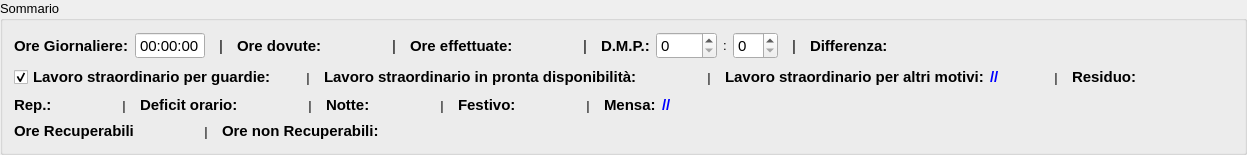
         <widget class="QGroupBox" name="groupBox_9">
          <property name="minimumSize">
           <size>
            <width>0</width>
            <height>0</height>
           </size>
          </property>
          <property name="font">
           <font>
            <pointsize>10</pointsize>
           </font>
          </property>
          <property name="title">
           <string>Sommario</string>
          </property>
          <layout class="QVBoxLayout" name="verticalLayout_7">
           <item>
            <layout class="QHBoxLayout" name="horizontalLayout_15">
             <item>
              <widget class="QLabel" name="label_60">
               <property name="font">
                <font>
                 <pointsize>11</pointsize>
                 <weight>75</weight>
                 <bold>true</bold>
                </font>
               </property>
               <property name="text">
                <string>Ore Giornaliere:</string>
               </property>
              </widget>
             </item>
             <item>
              <widget class="QTimeEdit" name="orarioGiornalieroEdit">
               <property name="font">
                <font>
                 <pointsize>11</pointsize>
                </font>
               </property>
               <property name="alignment">
                <set>Qt::AlignCenter</set>
               </property>
               <property name="buttonSymbols">
                <enum>QAbstractSpinBox::NoButtons</enum>
               </property>
              </widget>
             </item>
             <item>
              <widget class="QLabel" name="label_61">
               <property name="minimumSize">
                <size>
                 <width>20</width>
                 <height>0</height>
                </size>
               </property>
               <property name="font">
                <font>
                 <pointsize>11</pointsize>
                </font>
               </property>
               <property name="text">
                <string>|</string>
               </property>
               <property name="alignment">
                <set>Qt::AlignCenter</set>
               </property>
              </widget>
             </item>
             <item>
              <widget class="QLabel" name="label_27">
               <property name="font">
                <font>
                 <pointsize>11</pointsize>
                 <weight>75</weight>
                 <bold>true</bold>
                </font>
               </property>
               <property name="text">
                <string>Ore dovute:</string>
               </property>
              </widget>
             </item>
             <item>
              <widget class="QLabel" name="oreDovuteLabel">
               <property name="minimumSize">
                <size>
                 <width>50</width>
                 <height>0</height>
                </size>
               </property>
               <property name="font">
                <font>
                 <pointsize>11</pointsize>
                </font>
               </property>
               <property name="text">
                <string/>
               </property>
              </widget>
             </item>
             <item>
              <widget class="QLabel" name="label_31">
               <property name="minimumSize">
                <size>
                 <width>20</width>
                 <height>0</height>
                </size>
               </property>
               <property name="font">
                <font>
                 <pointsize>11</pointsize>
                </font>
               </property>
               <property name="text">
                <string>|</string>
               </property>
               <property name="alignment">
                <set>Qt::AlignCenter</set>
               </property>
              </widget>
             </item>
             <item>
              <widget class="QLabel" name="label_28">
               <property name="font">
                <font>
                 <pointsize>11</pointsize>
                 <weight>75</weight>
                 <bold>true</bold>
                </font>
               </property>
               <property name="text">
                <string>Ore effettuate:</string>
               </property>
              </widget>
             </item>
             <item>
              <widget class="QLabel" name="oreEffettuateLabel">
               <property name="minimumSize">
                <size>
                 <width>50</width>
                 <height>0</height>
                </size>
               </property>
               <property name="font">
                <font>
                 <pointsize>11</pointsize>
                </font>
               </property>
               <property name="text">
                <string/>
               </property>
              </widget>
             </item>
             <item>
              <widget class="QLabel" name="label_63">
               <property name="minimumSize">
                <size>
                 <width>20</width>
                 <height>0</height>
                </size>
               </property>
               <property name="font">
                <font>
                 <pointsize>11</pointsize>
                </font>
               </property>
               <property name="text">
                <string>|</string>
               </property>
               <property name="alignment">
                <set>Qt::AlignCenter</set>
               </property>
              </widget>
             </item>
             <item>
              <widget class="QLabel" name="label_29">
               <property name="font">
                <font>
                 <pointsize>11</pointsize>
                 <weight>75</weight>
                 <bold>true</bold>
                </font>
               </property>
               <property name="text">
                <string>D.M.P.:</string>
               </property>
              </widget>
             </item>
             <item>
              <widget class="TwoDigitsSpinBox" name="dmpHoursEdit">
               <property name="font">
                <font>
                 <pointsize>11</pointsize>
                </font>
               </property>
               <property name="maximum">
                <number>9999</number>
               </property>
              </widget>
             </item>
             <item>
              <widget class="QLabel" name="label_15">
               <property name="text">
                <string>:</string>
               </property>
              </widget>
             </item>
             <item>
              <widget class="TwoDigitsSpinBox" name="dmpMinsEdit">
               <property name="font">
                <font>
                 <pointsize>11</pointsize>
                </font>
               </property>
               <property name="maximum">
                <number>59</number>
               </property>
              </widget>
             </item>
             <item>
              <widget class="QLabel" name="label_33">
               <property name="minimumSize">
                <size>
                 <width>20</width>
                 <height>0</height>
                </size>
               </property>
               <property name="font">
                <font>
                 <pointsize>11</pointsize>
                </font>
               </property>
               <property name="text">
                <string>|</string>
               </property>
               <property name="alignment">
                <set>Qt::AlignCenter</set>
               </property>
              </widget>
             </item>
             <item>
              <widget class="QLabel" name="label_30">
               <property name="font">
                <font>
                 <pointsize>11</pointsize>
                 <weight>75</weight>
                 <bold>true</bold>
                </font>
               </property>
               <property name="text">
                <string>Differenza:</string>
               </property>
              </widget>
             </item>
             <item>
              <widget class="QLabel" name="oreDifferenzaLabel">
               <property name="font">
                <font>
                 <pointsize>11</pointsize>
                 <weight>75</weight>
                 <bold>true</bold>
                </font>
               </property>
               <property name="text">
                <string/>
               </property>
              </widget>
             </item>
             <item>
              <spacer name="horizontalSpacer_11">
               <property name="orientation">
                <enum>Qt::Horizontal</enum>
               </property>
               <property name="sizeHint" stdset="0">
                <size>
                 <width>40</width>
                 <height>20</height>
                </size>
               </property>
              </spacer>
             </item>
            </layout>
           </item>
           <item>
            <layout class="QHBoxLayout" name="horizontalLayout_16">
             <item>
              <widget class="QCheckBox" name="pagaStrGuardiaCB">
               <property name="font">
                <font>
                 <pointsize>11</pointsize>
                 <weight>75</weight>
                 <bold>true</bold>
                </font>
               </property>
               <property name="text">
                <string>Lavoro straordinario per guardie:</string>
               </property>
               <property name="checked">
                <bool>true</bool>
               </property>
              </widget>
             </item>
             <item>
              <widget class="QLabel" name="oreStraordinarioGuardieLabel">
               <property name="font">
                <font>
                 <pointsize>11</pointsize>
                 <weight>75</weight>
                 <bold>true</bold>
                </font>
               </property>
               <property name="styleSheet">
                <string notr="true">color: blue;</string>
               </property>
               <property name="text">
                <string/>
               </property>
              </widget>
             </item>
             <item>
              <widget class="QLabel" name="label_40">
               <property name="minimumSize">
                <size>
                 <width>20</width>
                 <height>0</height>
                </size>
               </property>
               <property name="font">
                <font/>
               </property>
               <property name="text">
                <string>|</string>
               </property>
               <property name="alignment">
                <set>Qt::AlignCenter</set>
               </property>
              </widget>
             </item>
             <item>
              <widget class="QLabel" name="label_42">
               <property name="font">
                <font>
                 <pointsize>11</pointsize>
                 <weight>75</weight>
                 <bold>true</bold>
                 <strikeout>false</strikeout>
                </font>
               </property>
               <property name="text">
                <string>Lavoro straordinario in pronta disponibilità:</string>
               </property>
              </widget>
             </item>
             <item>
              <widget class="QLabel" name="oreStraordinarioRepLabel">
               <property name="minimumSize">
                <size>
                 <width>50</width>
                 <height>0</height>
                </size>
               </property>
               <property name="font">
                <font>
                 <pointsize>11</pointsize>
                 <weight>75</weight>
                 <bold>true</bold>
                </font>
               </property>
               <property name="styleSheet">
                <string notr="true">color: blue;</string>
               </property>
               <property name="text">
                <string/>
               </property>
              </widget>
             </item>
             <item>
              <widget class="QLabel" name="label_41">
               <property name="minimumSize">
                <size>
                 <width>20</width>
                 <height>0</height>
                </size>
               </property>
               <property name="font">
                <font/>
               </property>
               <property name="text">
                <string>|</string>
               </property>
               <property name="alignment">
                <set>Qt::AlignCenter</set>
               </property>
              </widget>
             </item>
             <item>
              <widget class="QLabel" name="label_44">
               <property name="font">
                <font>
                 <pointsize>11</pointsize>
                 <weight>75</weight>
                 <bold>true</bold>
                </font>
               </property>
               <property name="text">
                <string>Lavoro straordinario per altri motivi:</string>
               </property>
              </widget>
             </item>
             <item>
              <widget class="QLabel" name="oreStraordinarioAltriMotiviLabel">
               <property name="minimumSize">
                <size>
                 <width>50</width>
                 <height>0</height>
                </size>
               </property>
               <property name="font">
                <font>
                 <pointsize>11</pointsize>
                 <weight>75</weight>
                 <bold>true</bold>
                </font>
               </property>
               <property name="styleSheet">
                <string notr="true">color: blue;</string>
               </property>
               <property name="text">
                <string>//</string>
               </property>
              </widget>
             </item>
             <item>
              <widget class="QLabel" name="label_62">
               <property name="minimumSize">
                <size>
                 <width>20</width>
                 <height>0</height>
                </size>
               </property>
               <property name="font">
                <font/>
               </property>
               <property name="text">
                <string>|</string>
               </property>
               <property name="alignment">
                <set>Qt::AlignCenter</set>
               </property>
              </widget>
             </item>
             <item>
              <widget class="QLabel" name="label_65">
               <property name="font">
                <font>
                 <pointsize>11</pointsize>
                 <weight>75</weight>
                 <bold>true</bold>
                </font>
               </property>
               <property name="text">
                <string>Residuo:</string>
               </property>
              </widget>
             </item>
             <item>
              <widget class="QLabel" name="residuoLabel">
               <property name="minimumSize">
                <size>
                 <width>50</width>
                 <height>0</height>
                </size>
               </property>
               <property name="font">
                <font>
                 <pointsize>11</pointsize>
                 <weight>75</weight>
                 <bold>true</bold>
                </font>
               </property>
               <property name="styleSheet">
                <string notr="true">color: blue;</string>
               </property>
               <property name="text">
                <string/>
               </property>
              </widget>
             </item>
             <item>
              <spacer name="horizontalSpacer_12">
               <property name="orientation">
                <enum>Qt::Horizontal</enum>
               </property>
               <property name="sizeHint" stdset="0">
                <size>
                 <width>40</width>
                 <height>20</height>
                </size>
               </property>
              </spacer>
             </item>
            </layout>
           </item>
           <item>
            <layout class="QHBoxLayout" name="horizontalLayout_17">
             <item>
              <widget class="QLabel" name="label_43">
               <property name="font">
                <font>
                 <pointsize>11</pointsize>
                 <weight>75</weight>
                 <bold>true</bold>
                </font>
               </property>
               <property name="text">
                <string>Rep.:</string>
               </property>
              </widget>
             </item>
             <item>
              <widget class="QLabel" name="repLabel">
               <property name="minimumSize">
                <size>
                 <width>50</width>
                 <height>0</height>
                </size>
               </property>
               <property name="font">
                <font>
                 <pointsize>11</pointsize>
                 <weight>75</weight>
                 <bold>true</bold>
                </font>
               </property>
               <property name="styleSheet">
                <string notr="true">color: blue;</string>
               </property>
               <property name="text">
                <string/>
               </property>
              </widget>
             </item>
             <item>
              <widget class="QLabel" name="label_45">
               <property name="minimumSize">
                <size>
                 <width>20</width>
                 <height>0</height>
                </size>
               </property>
               <property name="font">
                <font/>
               </property>
               <property name="text">
                <string>|</string>
               </property>
               <property name="alignment">
                <set>Qt::AlignCenter</set>
               </property>
              </widget>
             </item>
             <item>
              <widget class="QLabel" name="label_46">
               <property name="font">
                <font>
                 <pointsize>11</pointsize>
                 <weight>75</weight>
                 <bold>true</bold>
                </font>
               </property>
               <property name="text">
                <string>Deficit orario:</string>
               </property>
              </widget>
             </item>
             <item>
              <widget class="QLabel" name="deficitOrarioLabel">
               <property name="minimumSize">
                <size>
                 <width>50</width>
                 <height>0</height>
                </size>
               </property>
               <property name="font">
                <font>
                 <pointsize>11</pointsize>
                 <weight>75</weight>
                 <bold>true</bold>
                </font>
               </property>
               <property name="styleSheet">
                <string notr="true">color: blue;</string>
               </property>
               <property name="text">
                <string/>
               </property>
              </widget>
             </item>
             <item>
              <widget class="QLabel" name="label_47">
               <property name="minimumSize">
                <size>
                 <width>20</width>
                 <height>0</height>
                </size>
               </property>
               <property name="font">
                <font/>
               </property>
               <property name="text">
                <string>|</string>
               </property>
               <property name="alignment">
                <set>Qt::AlignCenter</set>
               </property>
              </widget>
             </item>
             <item>
              <widget class="QLabel" name="label_48">
               <property name="font">
                <font>
                 <pointsize>11</pointsize>
                 <weight>75</weight>
                 <bold>true</bold>
                </font>
               </property>
               <property name="text">
                <string>Notte:</string>
               </property>
              </widget>
             </item>
             <item>
              <widget class="QLabel" name="notteLabel">
               <property name="minimumSize">
                <size>
                 <width>50</width>
                 <height>0</height>
                </size>
               </property>
               <property name="font">
                <font>
                 <pointsize>11</pointsize>
                 <weight>75</weight>
                 <bold>true</bold>
                </font>
               </property>
               <property name="styleSheet">
                <string notr="true">color: blue;</string>
               </property>
               <property name="text">
                <string/>
               </property>
              </widget>
             </item>
             <item>
              <widget class="QLabel" name="label_50">
               <property name="minimumSize">
                <size>
                 <width>20</width>
                 <height>0</height>
                </size>
               </property>
               <property name="font">
                <font/>
               </property>
               <property name="text">
                <string>|</string>
               </property>
               <property name="alignment">
                <set>Qt::AlignCenter</set>
               </property>
              </widget>
             </item>
             <item>
              <widget class="QLabel" name="label_49">
               <property name="font">
                <font>
                 <pointsize>11</pointsize>
                 <weight>75</weight>
                 <bold>true</bold>
                </font>
               </property>
               <property name="text">
                <string>Festivo:</string>
               </property>
              </widget>
             </item>
             <item>
              <widget class="QLabel" name="festivoLabel">
               <property name="minimumSize">
                <size>
                 <width>50</width>
                 <height>0</height>
                </size>
               </property>
               <property name="font">
                <font>
                 <pointsize>11</pointsize>
                 <weight>75</weight>
                 <bold>true</bold>
                </font>
               </property>
               <property name="styleSheet">
                <string notr="true">color: blue;</string>
               </property>
               <property name="text">
                <string/>
               </property>
              </widget>
             </item>
             <item>
              <widget class="QLabel" name="label_51">
               <property name="minimumSize">
                <size>
                 <width>20</width>
                 <height>0</height>
                </size>
               </property>
               <property name="font">
                <font/>
               </property>
               <property name="text">
                <string>|</string>
               </property>
               <property name="alignment">
                <set>Qt::AlignCenter</set>
               </property>
              </widget>
             </item>
             <item>
              <widget class="QLabel" name="label_52">
               <property name="font">
                <font>
                 <pointsize>11</pointsize>
                 <weight>75</weight>
                 <bold>true</bold>
                </font>
               </property>
               <property name="text">
                <string>Mensa:</string>
               </property>
              </widget>
             </item>
             <item>
              <widget class="QLabel" name="mensaLabel">
               <property name="minimumSize">
                <size>
                 <width>50</width>
                 <height>0</height>
                </size>
               </property>
               <property name="font">
                <font>
                 <pointsize>11</pointsize>
                 <weight>75</weight>
                 <bold>true</bold>
                </font>
               </property>
               <property name="styleSheet">
                <string notr="true">color: blue;</string>
               </property>
               <property name="text">
                <string>//</string>
               </property>
              </widget>
             </item>
             <item>
              <spacer name="horizontalSpacer_13">
               <property name="orientation">
                <enum>Qt::Horizontal</enum>
               </property>
               <property name="sizeHint" stdset="0">
                <size>
                 <width>40</width>
                 <height>20</height>
                </size>
               </property>
              </spacer>
             </item>
            </layout>
           </item>
           <item>
            <layout class="QHBoxLayout" name="horizontalLayout_2">
             <item>
              <widget class="QLabel" name="label_67">
               <property name="font">
                <font>
                 <pointsize>11</pointsize>
                 <weight>75</weight>
                 <bold>true</bold>
                </font>
               </property>
               <property name="text">
                <string>Ore Recuperabili</string>
               </property>
              </widget>
             </item>
             <item>
              <widget class="QLabel" name="oreRecLabel">
               <property name="minimumSize">
                <size>
                 <width>50</width>
                 <height>0</height>
                </size>
               </property>
               <property name="font">
                <font>
                 <pointsize>11</pointsize>
                 <weight>75</weight>
                 <bold>true</bold>
                </font>
               </property>
               <property name="styleSheet">
                <string notr="true">color: green;</string>
               </property>
               <property name="text">
                <string/>
               </property>
              </widget>
             </item>
             <item>
              <widget class="QLabel" name="label_66">
               <property name="minimumSize">
                <size>
                 <width>20</width>
                 <height>0</height>
                </size>
               </property>
               <property name="font">
                <font/>
               </property>
               <property name="text">
                <string>|</string>
               </property>
               <property name="alignment">
                <set>Qt::AlignCenter</set>
               </property>
              </widget>
             </item>
             <item>
              <widget class="QLabel" name="label_70">
               <property name="font">
                <font>
                 <pointsize>11</pointsize>
                 <weight>75</weight>
                 <bold>true</bold>
                </font>
               </property>
               <property name="text">
                <string>Ore non Recuperabili:</string>
               </property>
              </widget>
             </item>
             <item>
              <widget class="QLabel" name="oreNonRecLabel">
               <property name="minimumSize">
                <size>
                 <width>50</width>
                 <height>0</height>
                </size>
               </property>
               <property name="font">
                <font>
                 <pointsize>11</pointsize>
                 <weight>75</weight>
                 <bold>true</bold>
                </font>
               </property>
               <property name="styleSheet">
                <string notr="true">color: green;</string>
               </property>
               <property name="text">
                <string/>
               </property>
              </widget>
             </item>
             <item>
              <spacer name="horizontalSpacer_14">
               <property name="orientation">
                <enum>Qt::Horizontal</enum>
               </property>
               <property name="sizeHint" stdset="0">
                <size>
                 <width>40</width>
                 <height>20</height>
                </size>
               </property>
              </spacer>
             </item>
            </layout>
           </item>
          </layout>
         </widget>
